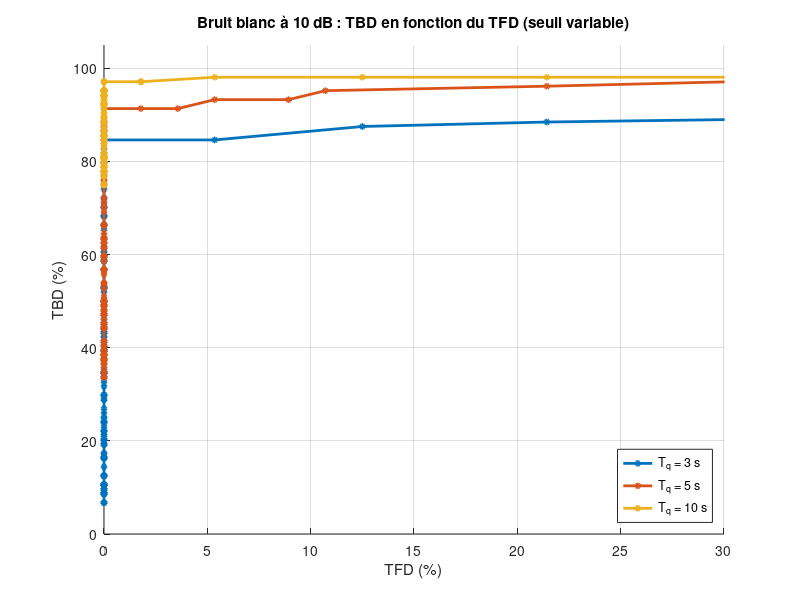

Write the MATLAB code that produced this figure.
% COURBE_TBD_TFD Effet du seuil : TBD en fonction du TFD, pour chaque durée de requête.
%   Utilise les scores enregistrés par evaluer_bruit.m (aucune nouvelle recherche).
clear, close all

load('resultats/evaluation_bruit.mat')
pos = est_positive;
seuils = 1:150;
s_rsb = find(RSB == 10);                        % on étudie le cas RSB = 10 dB

figure, hold on
for d = 1:numel(durees)
    sc = score_max(:, d, s_rsb);
    bon = id_max(:, d, s_rsb) == vrai_id;       % le meilleur morceau est le bon
    TBD_s = zeros(size(seuils));
    TFD_s = zeros(size(seuils));
    for i = 1:numel(seuils)
        TBD_s(i) = mean(bon(pos) & sc(pos) >= seuils(i));
        TFD_s(i) = mean(sc(~pos) >= seuils(i));
    end
    plot(100*TFD_s, 100*TBD_s, '-o', 'LineWidth', 2, 'MarkerSize', 3)

    % Seuil le plus bas sans aucune fausse détection
    seuil_min = max(sc(~pos)) + 1;
    fprintf('T_q = %2d s : plus fort score négatif = %3d, seuil sans fausse détection = %3d, TBD = %.1f %%\n', ...
        durees(d), max(sc(~pos)), seuil_min, 100*mean(bon(pos) & sc(pos) >= seuil_min));
end
xlabel('TFD (%)'), ylabel('TBD (%)'), grid on
xlim([0 30]), ylim([0 105])
legend('T_q = 3 s', 'T_q = 5 s', 'T_q = 10 s', 'Location', 'southeast')
title('Bruit blanc à 10 dB : TBD en fonction du TFD (seuil variable)')
exportgraphics(gcf, 'resultats/courbe_TBD_TFD_10dB.png')
